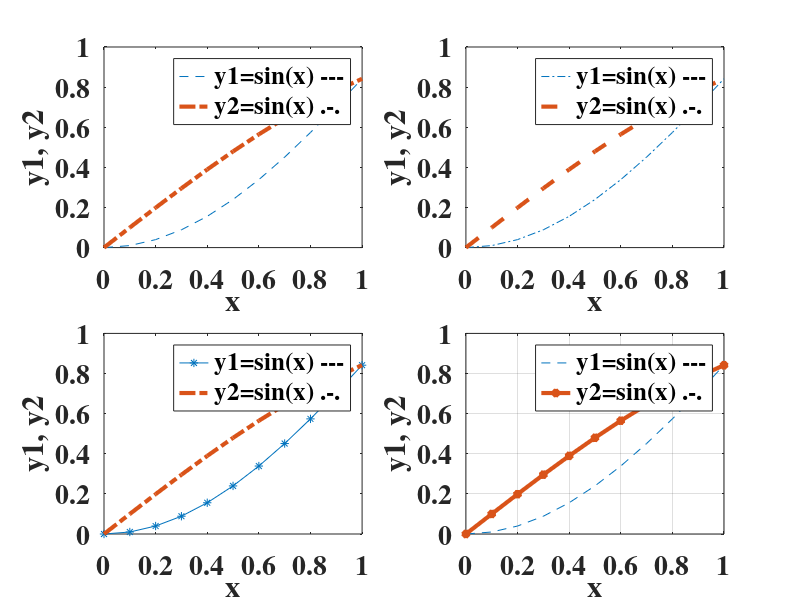

This chart was generated by the following MATLAB code:
clc
close all
x=[0:0.1:1]';
y1=x.*sin(x);
y2=sin(x);
subplot(2,2,1),plot(x,y1,'--',x,y2,'-.','LineWidth',3);
X=xlabel('x','FontWeight','bold')
Y=ylabel('y1, y2','FontWeight','bold')
L=legend('y1=sin(x) ---','y2=sin(x) .-.')
set([X,Y,L],'FontName','times','FontSize',18)
subplot(2,2,2),plot(x,y1,'-.',x,y2,'--','LineWidth',3)
X=xlabel('x','FontWeight','bold')
Y=ylabel('y1, y2','FontWeight','bold')
L=legend('y1=sin(x) ---','y2=sin(x) .-.')
set([X,Y,L],'FontName','times','FontSize',18)
subplot(2,2,3),plot(x,y1,'-*',x,y2,'-.','LineWidth',3)
X=xlabel('x','FontWeight','bold')
Y=ylabel('y1, y2','FontWeight','bold')
L=legend('y1=sin(x) ---','y2=sin(x) .-.')
set([X,Y,L],'FontName','times','FontSize',18)
subplot(2,2,4),plot(x,y1,'--',x,y2,'-*','LineWidth',3)
X=xlabel('x','FontWeight','bold')
Y=ylabel('y1, y2','FontWeight','bold')
L=legend('y1=sin(x) ---','y2=sin(x) .-.')
set([X,Y,L],'FontName','times','FontSize',18)
set(findall(gcf,'type','axes'),'FontSize',20,'FontName','Times','FontWeight','bold');
grid